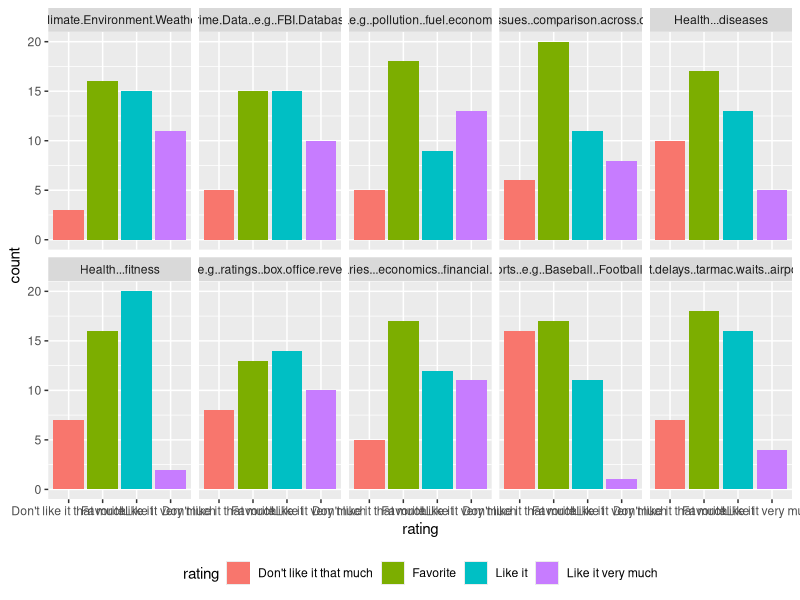
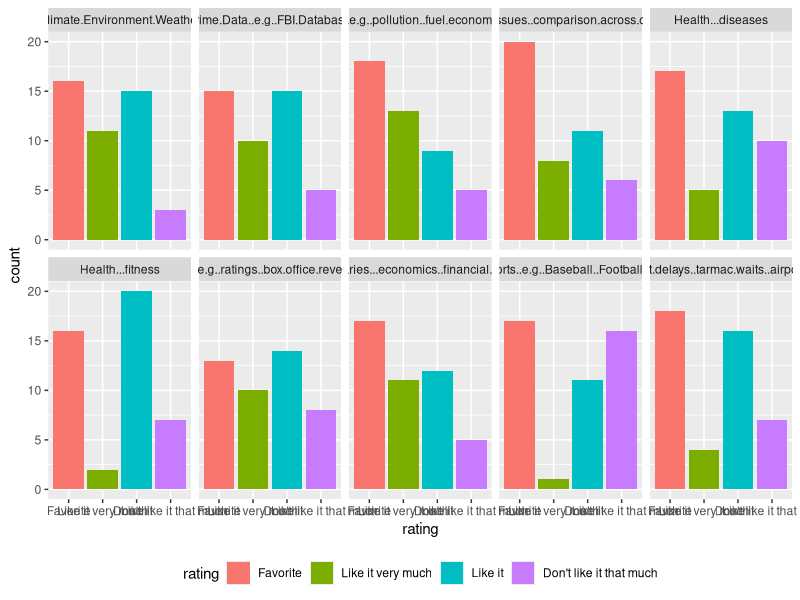
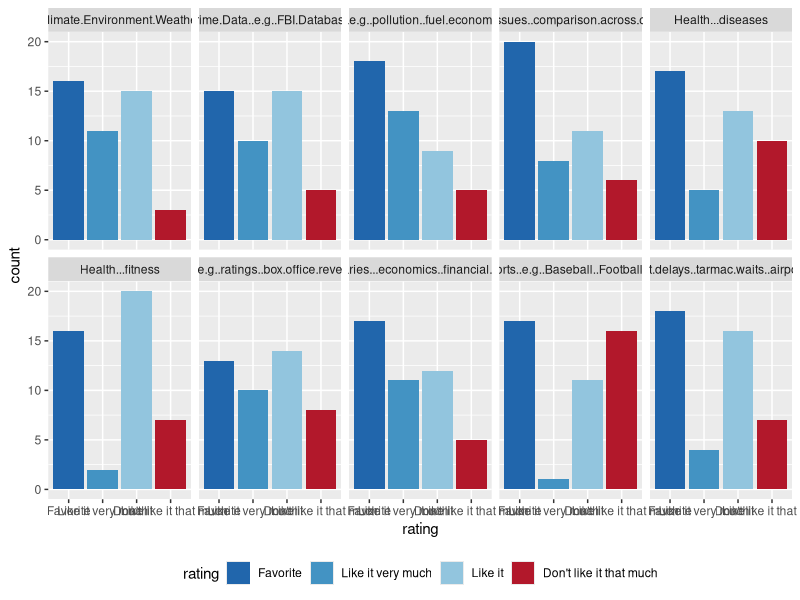
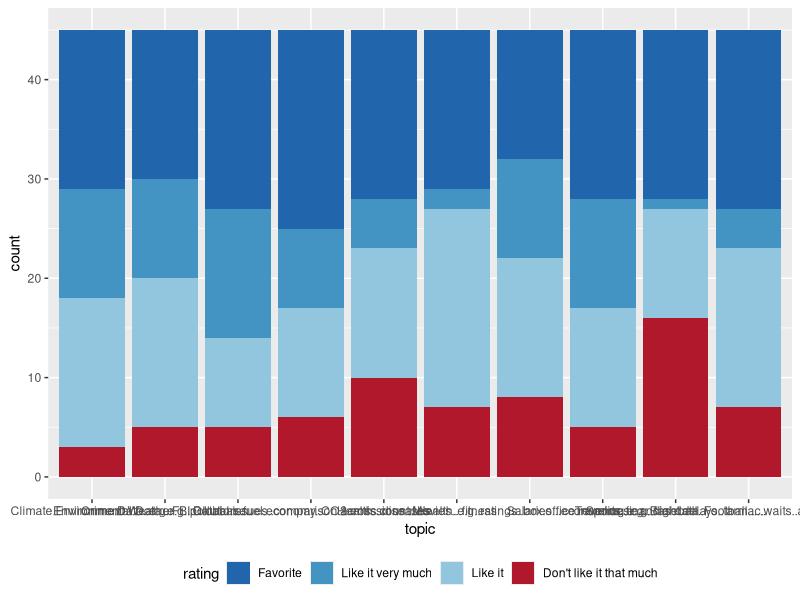
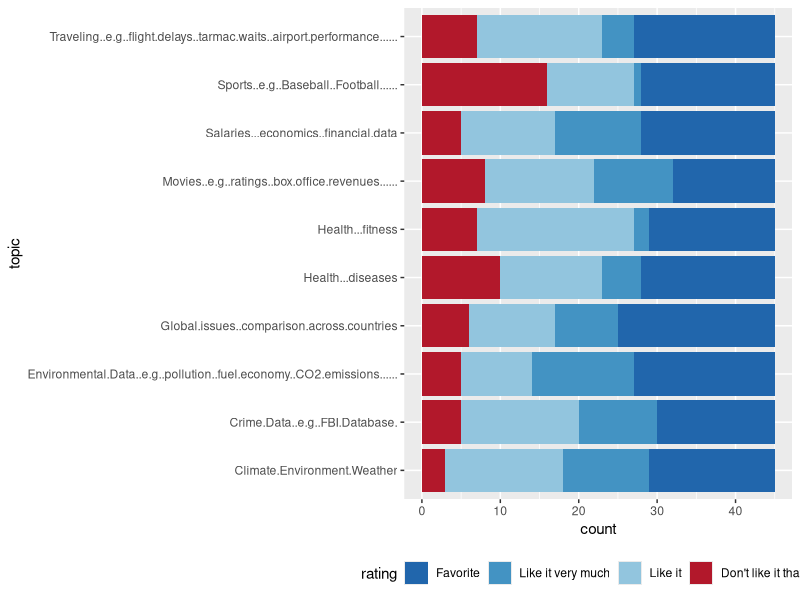
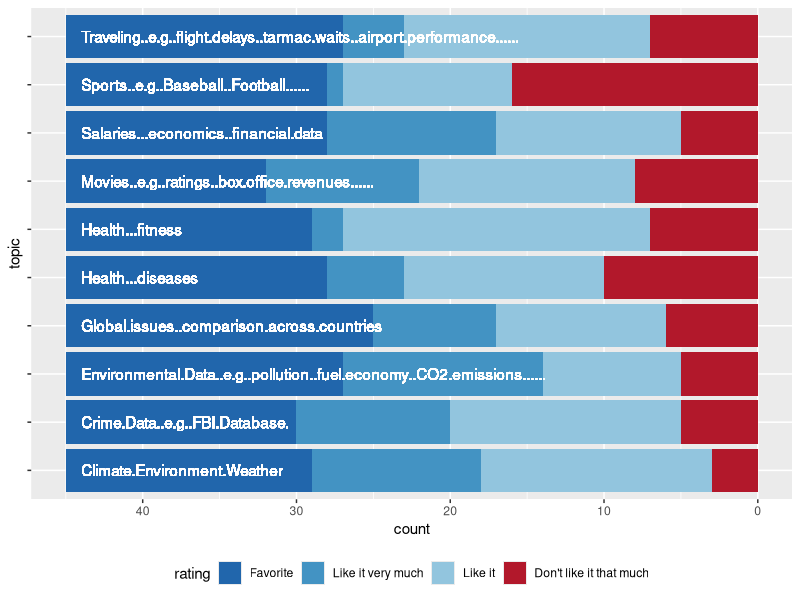
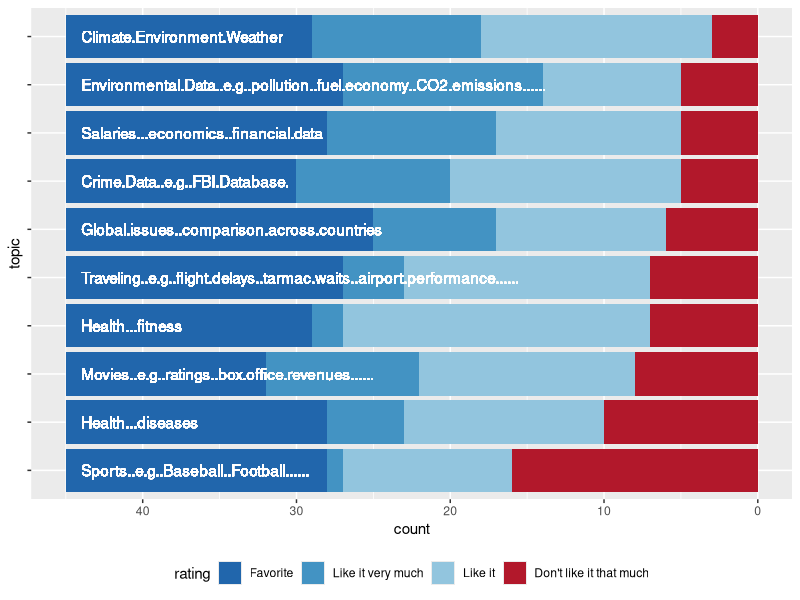

The R source for these figures, in order:
## ---- chunk 1
knitr::opts_chunk$set(echo = TRUE)
library(tidyverse)
## ---- chunk 2
topics <- read.csv("data/topics579.csv")
topics <- topics %>% select(-Entry.Id)
head(topics)
## ---- chunk 3
tlong <- topics %>% gather(topic, rating, 1:10)
tlong %>% 
  ggplot(aes(x = rating)) + geom_bar(aes(fill=rating)) +
  facet_wrap(~topic, ncol=5) +
  theme(legend.position="bottom")
## ---- chunk 4
tlong <- tlong %>% mutate(
  rating = factor(rating, 
                  levels= c("Favorite", "Like it very much",
                            "Like it", "Don't like it that much"))
)
tlong %>% 
  ggplot(aes(x = rating)) + geom_bar(aes(fill=rating)) +
  facet_wrap(~topic, ncol=5) +
  theme(legend.position="bottom")
## ---- chunk 5
library(RColorBrewer)
cols <- brewer.pal("RdBu", n = 8)

tlong %>% 
  ggplot(aes(x = rating)) + geom_bar(aes(fill=rating)) +
  facet_wrap(~topic, ncol=5) +
  theme(legend.position="bottom") +
  scale_fill_manual(values = cols[c(8,7,6,1)])
## ---- chunk 6
library(RColorBrewer)
cols <- brewer.pal("RdBu", n = 8)

tlong %>% 
  ggplot(aes(x = topic)) + geom_bar(aes(fill=rating)) +
  theme(legend.position="bottom") +
  scale_fill_manual(values = cols[c(8,7,6,1)])
## ---- chunk 7
tlong %>% 
  ggplot(aes(x = topic)) + geom_bar(aes(fill=rating)) +
  theme(legend.position="bottom") +
  scale_fill_manual(values = cols[c(8,7,6,1)]) +
  coord_flip()
## ---- chunk 8
tlong %>% 
  ggplot(aes(x = topic)) + geom_bar(aes(fill=rating)) +
  theme(legend.position="bottom") +
  scale_fill_manual(values = cols[c(8,7,6,1)]) +
  coord_flip() + 
  theme(axis.text.y = element_blank()) +
  scale_y_reverse() +
  geom_text(aes(x = topic, label = topic), 
            y = -nrow(topics)+1, colour="white", hjust=0)
## ---- chunk 9
tlong <- tlong %>% 
  mutate(
        topic = reorder(topic, rating, FUN=function(x) 
          sum(x %in% c("Favorite"))),
        topic = reorder(topic, rating, FUN=function(x) 
          sum(x %in% c("Favorite", "Like it very much"))),
    topic = reorder(topic, rating, FUN=function(x) 
          -sum(x == "Don't like it that much"))
  )
tlong %>% 
  ggplot(aes(x = topic)) + geom_bar(aes(fill=rating)) +
  theme(legend.position="bottom") +
  scale_fill_manual(values = cols[c(8,7,6,1)]) +
  coord_flip() + 
  theme(axis.text.y = element_blank()) +
  scale_y_reverse() +
  geom_text(aes(x = topic, label = topic), 
            y = -nrow(topics)+1, colour="white", hjust=0)
